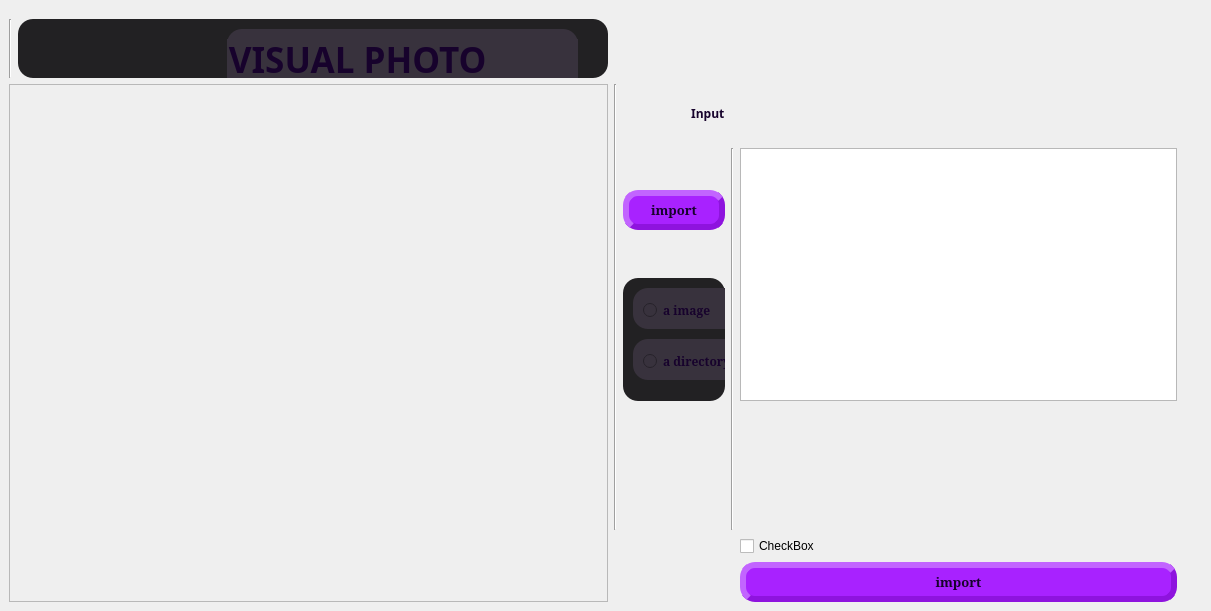
<?xml version="1.0" encoding="UTF-8"?>
<ui version="4.0">
 <class>Form</class>
 <widget class="QWidget" name="Form">
  <property name="geometry">
   <rect>
    <x>0</x>
    <y>0</y>
    <width>1211</width>
    <height>611</height>
   </rect>
  </property>
  <property name="windowTitle">
   <string>Form</string>
  </property>
  <property name="styleSheet">
   <string notr="true"/>
  </property>
  <widget class="QFrame" name="gridFrame">
   <property name="geometry">
    <rect>
     <x>0</x>
     <y>10</y>
     <width>1186</width>
     <height>601</height>
    </rect>
   </property>
   <layout class="QGridLayout" name="main_layout">
    <item row="4" column="7" rowspan="6">
     <widget class="Line" name="line_3">
      <property name="orientation">
       <enum>Qt::Vertical</enum>
      </property>
     </widget>
    </item>
    <item row="4" column="8" rowspan="4">
     <widget class="QListView" name="listView"/>
    </item>
    <item row="11" column="8">
     <widget class="QPushButton" name="input_button_2">
      <property name="font">
       <font>
        <family>Mitra</family>
        <pointsize>10</pointsize>
        <weight>75</weight>
        <bold>true</bold>
       </font>
      </property>
      <property name="styleSheet">
       <string notr="true">QPushButton{
    background-color: #a822ff;
    border-style: outset;
    border-width: 6px;
    border-radius: 15px;
    border-color: #8e13de;
    min-width: 10em;
    padding: 5px; 
	color: #17022c;

}</string>
      </property>
      <property name="text">
       <string>import</string>
      </property>
     </widget>
    </item>
    <item row="3" column="4" rowspan="7">
     <widget class="Line" name="line_2">
      <property name="orientation">
       <enum>Qt::Vertical</enum>
      </property>
     </widget>
    </item>
    <item row="8" column="5" colspan="2">
     <widget class="QLabel" name="label_3">
      <property name="font">
       <font>
        <family>2  Mitra</family>
        <weight>75</weight>
        <bold>true</bold>
       </font>
      </property>
      <property name="styleSheet">
       <string notr="true">QLabel {
        color: #17022c;
}</string>
      </property>
      <property name="text">
       <string/>
      </property>
     </widget>
    </item>
    <item row="4" column="5" rowspan="2" colspan="2">
     <widget class="QPushButton" name="input_button">
      <property name="font">
       <font>
        <family>Mitra</family>
        <pointsize>10</pointsize>
        <weight>75</weight>
        <bold>true</bold>
       </font>
      </property>
      <property name="styleSheet">
       <string notr="true">QPushButton{
    background-color: #a822ff;
    border-style: outset;
    border-width: 6px;
    border-radius: 15px;
    border-color: #8e13de;
    min-width: 10em;
    padding: 5px; 
	color: #17022c;

}</string>
      </property>
      <property name="text">
       <string>import</string>
      </property>
     </widget>
    </item>
    <item row="1" column="1">
     <widget class="Line" name="line">
      <property name="orientation">
       <enum>Qt::Vertical</enum>
      </property>
     </widget>
    </item>
    <item row="10" column="8">
     <widget class="QCheckBox" name="checkBox">
      <property name="styleSheet">
       <string notr="true">size:20;</string>
      </property>
      <property name="text">
       <string>CheckBox</string>
      </property>
     </widget>
    </item>
    <item row="6" column="5" rowspan="2" colspan="2">
     <widget class="QFrame" name="frame">
      <property name="styleSheet">
       <string notr="true">background: #222123;
border-width: 6px;
border-radius: 15px;
border-color: #8e13de;</string>
      </property>
      <property name="frameShape">
       <enum>QFrame::StyledPanel</enum>
      </property>
      <property name="frameShadow">
       <enum>QFrame::Raised</enum>
      </property>
      <widget class="QFrame" name="frame_2">
       <property name="geometry">
        <rect>
         <x>10</x>
         <y>10</y>
         <width>151</width>
         <height>41</height>
        </rect>
       </property>
       <property name="styleSheet">
        <string notr="true">background: #38323d;
border-width: 6px;
border-radius: 15px;
border-color: #8e13de;</string>
       </property>
       <property name="frameShape">
        <enum>QFrame::StyledPanel</enum>
       </property>
       <property name="frameShadow">
        <enum>QFrame::Raised</enum>
       </property>
       <widget class="QRadioButton" name="radioButton">
        <property name="geometry">
         <rect>
          <x>10</x>
          <y>10</y>
          <width>98</width>
          <height>24</height>
         </rect>
        </property>
        <property name="font">
         <font>
          <family>Mitra</family>
          <weight>75</weight>
          <bold>true</bold>
         </font>
        </property>
        <property name="styleSheet">
         <string notr="true">color: #17022c;</string>
        </property>
        <property name="text">
         <string>a image</string>
        </property>
       </widget>
      </widget>
      <widget class="QFrame" name="frame_3">
       <property name="geometry">
        <rect>
         <x>10</x>
         <y>61</y>
         <width>151</width>
         <height>41</height>
        </rect>
       </property>
       <property name="styleSheet">
        <string notr="true">background: #38323d;
border-width: 6px;
border-radius: 15px;
border-color: #8e13de;</string>
       </property>
       <property name="frameShape">
        <enum>QFrame::StyledPanel</enum>
       </property>
       <property name="frameShadow">
        <enum>QFrame::Raised</enum>
       </property>
       <widget class="QRadioButton" name="radioButton_3">
        <property name="geometry">
         <rect>
          <x>10</x>
          <y>10</y>
          <width>98</width>
          <height>24</height>
         </rect>
        </property>
        <property name="font">
         <font>
          <family>Mitra</family>
          <weight>75</weight>
          <bold>true</bold>
         </font>
        </property>
        <property name="styleSheet">
         <string notr="true">color: #17022c;</string>
        </property>
        <property name="text">
         <string>a directory</string>
        </property>
       </widget>
      </widget>
     </widget>
    </item>
    <item row="3" column="6">
     <widget class="QLabel" name="Input_Label">
      <property name="font">
       <font>
        <family>2  Mitra</family>
        <weight>75</weight>
        <bold>true</bold>
       </font>
      </property>
      <property name="styleSheet">
       <string notr="true">QLabel {
        color: #17022c;
}</string>
      </property>
      <property name="text">
       <string>                    Input</string>
      </property>
     </widget>
    </item>
    <item row="3" column="1" rowspan="9" colspan="3">
     <widget class="QScrollArea" name="scrollArea">
      <property name="minimumSize">
       <size>
        <width>599</width>
        <height>0</height>
       </size>
      </property>
      <property name="maximumSize">
       <size>
        <width>699</width>
        <height>16777215</height>
       </size>
      </property>
      <property name="widgetResizable">
       <bool>true</bool>
      </property>
      <widget class="QWidget" name="scrollAreaWidgetContents">
       <property name="geometry">
        <rect>
         <x>0</x>
         <y>0</y>
         <width>597</width>
         <height>529</height>
        </rect>
       </property>
      </widget>
     </widget>
    </item>
    <item row="1" column="2" colspan="2">
     <widget class="QFrame" name="frame_4">
      <property name="styleSheet">
       <string notr="true">background: #222123;
border-width: 6px;
border-radius: 15px;
border-color: #8e13de;</string>
      </property>
      <property name="frameShape">
       <enum>QFrame::StyledPanel</enum>
      </property>
      <property name="frameShadow">
       <enum>QFrame::Raised</enum>
      </property>
      <widget class="QFrame" name="frame_5">
       <property name="geometry">
        <rect>
         <x>209</x>
         <y>10</y>
         <width>351</width>
         <height>51</height>
        </rect>
       </property>
       <property name="styleSheet">
        <string notr="true">background: #38323d;
border-width: 6px;
border-radius: 15px;
border-color: #8e13de;</string>
       </property>
       <property name="frameShape">
        <enum>QFrame::StyledPanel</enum>
       </property>
       <property name="frameShadow">
        <enum>QFrame::Raised</enum>
       </property>
       <widget class="QLabel" name="VISUAL_PHOTO">
        <property name="geometry">
         <rect>
          <x>-180</x>
          <y>10</y>
          <width>561</width>
          <height>41</height>
         </rect>
        </property>
        <property name="font">
         <font>
          <family>2  Mitra</family>
          <pointsize>26</pointsize>
          <weight>75</weight>
          <bold>true</bold>
         </font>
        </property>
        <property name="styleSheet">
         <string notr="true">QLabel {
    color: #17022c;
}</string>
        </property>
        <property name="text">
         <string>                    VISUAL PHOTO</string>
        </property>
       </widget>
      </widget>
     </widget>
    </item>
   </layout>
  </widget>
 </widget>
 <resources/>
 <connections/>
</ui>
